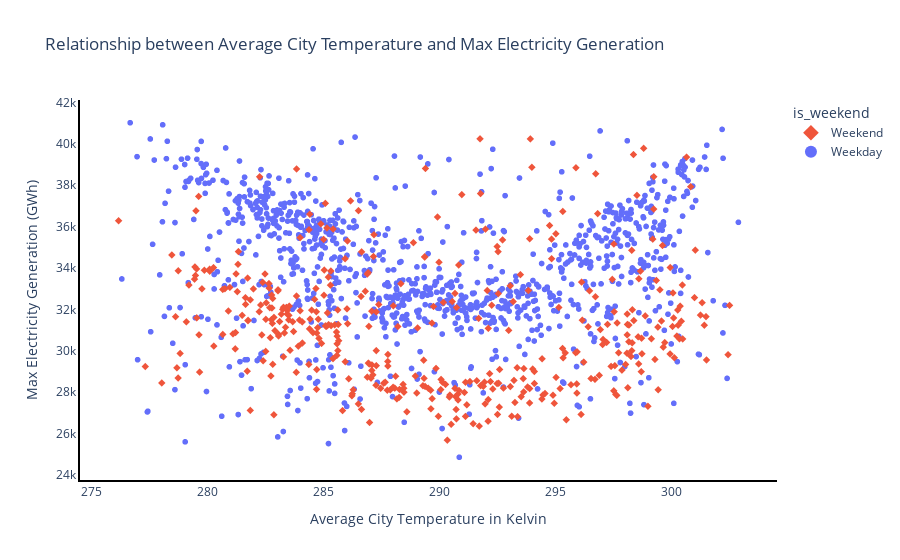

Notebook code for this chart:
### Code cell
fig = px.scatter(
    merged_df,
    x='avg_city_temp',  # Average temperature
    y='max_total load actual',  # Max electricity generation
    title='Relationship between Average City Temperature and Max Electricity Generation ',
    labels={'x': 'Average City Temperature (°C)', 'y': 'Max Electricity Generation (MW)'},
    color='is_weekend',
    symbol='is_weekend',
      # Add a trendline to visualize the correlation
)

# Set the background to white and remove grid lines
fig.update_layout(
    paper_bgcolor='white',  # Plot background
    plot_bgcolor='white',   # Figure background
    showlegend=True,        # Display legend
    legend=dict(
        traceorder='reversed',  # Show legend in reverse order
        itemsizing='constant',  # Keep legend item sizes consistent
        bgcolor='white',        # Legend background color
    )
)

# Hide specific legend items (like 'is_weekend')
#fig.update_traces(showlegend=False)  # This disables individual traces in the legend

# Update the x-axis and y-axis settings
fig.update_xaxes(
    showline=True,
    title='Average City Temperature in Kelvin',
    linecolor='black',
    linewidth=2,
    showgrid=False  # Hide x-axis grid lines
)

fig.update_yaxes(
    showline=True,
    title='Max Electricity Generation (GWh)',
    linecolor='black',
    linewidth=2,
    showgrid=False  # Hide y-axis grid lines
)

fig.show()

### Figure 1 — Plotly figure (JSON) as saved in the notebook; plotly's stock layout.template omitted (floating-point values rounded to 4 significant figures; data arrays with more than 128 entries replaced by an {"elided": "..."} marker saying what was removed)
{"data": [{"hovertemplate": "is_weekend=Weekday<br>avg_city_temp=%{x}<br>max_total load actual=%{y}<extra></extra>", "legendgroup": "Weekday", "marker": {"color": "#636efa", "symbol": "circle"}, "mode": "markers", "name": "Weekday", "showlegend": true, "type": "scattergl", "x": {"elided": "1043 float values"}, "xaxis": "x", "y": {"elided": "1043 int values"}, "yaxis": "y"}, {"hovertemplate": "is_weekend=Weekend<br>avg_city_temp=%{x}<br>max_total load actual=%{y}<extra></extra>", "legendgroup": "Weekend", "marker": {"color": "#EF553B", "symbol": "diamond"}, "mode": "markers", "name": "Weekend", "showlegend": true, "type": "scattergl", "x": {"elided": "418 float values"}, "xaxis": "x", "y": {"elided": "418 int values"}, "yaxis": "y"}], "layout": {"legend": {"bgcolor": "white", "itemsizing": "constant", "title": {"text": "is_weekend"}, "tracegroupgap": 0, "traceorder": "reversed"}, "paper_bgcolor": "white", "plot_bgcolor": "white", "showlegend": true, "title": {"text": "Relationship between Average City Temperature and Max Electricity Generation "}, "xaxis": {"anchor": "y", "domain": [0, 1], "linecolor": "black", "linewidth": 2, "showgrid": false, "showline": true, "title": {"text": "Average City Temperature in Kelvin"}}, "yaxis": {"anchor": "x", "domain": [0, 1], "linecolor": "black", "linewidth": 2, "showgrid": false, "showline": true, "title": {"text": "Max Electricity Generation (GWh)"}}}}
